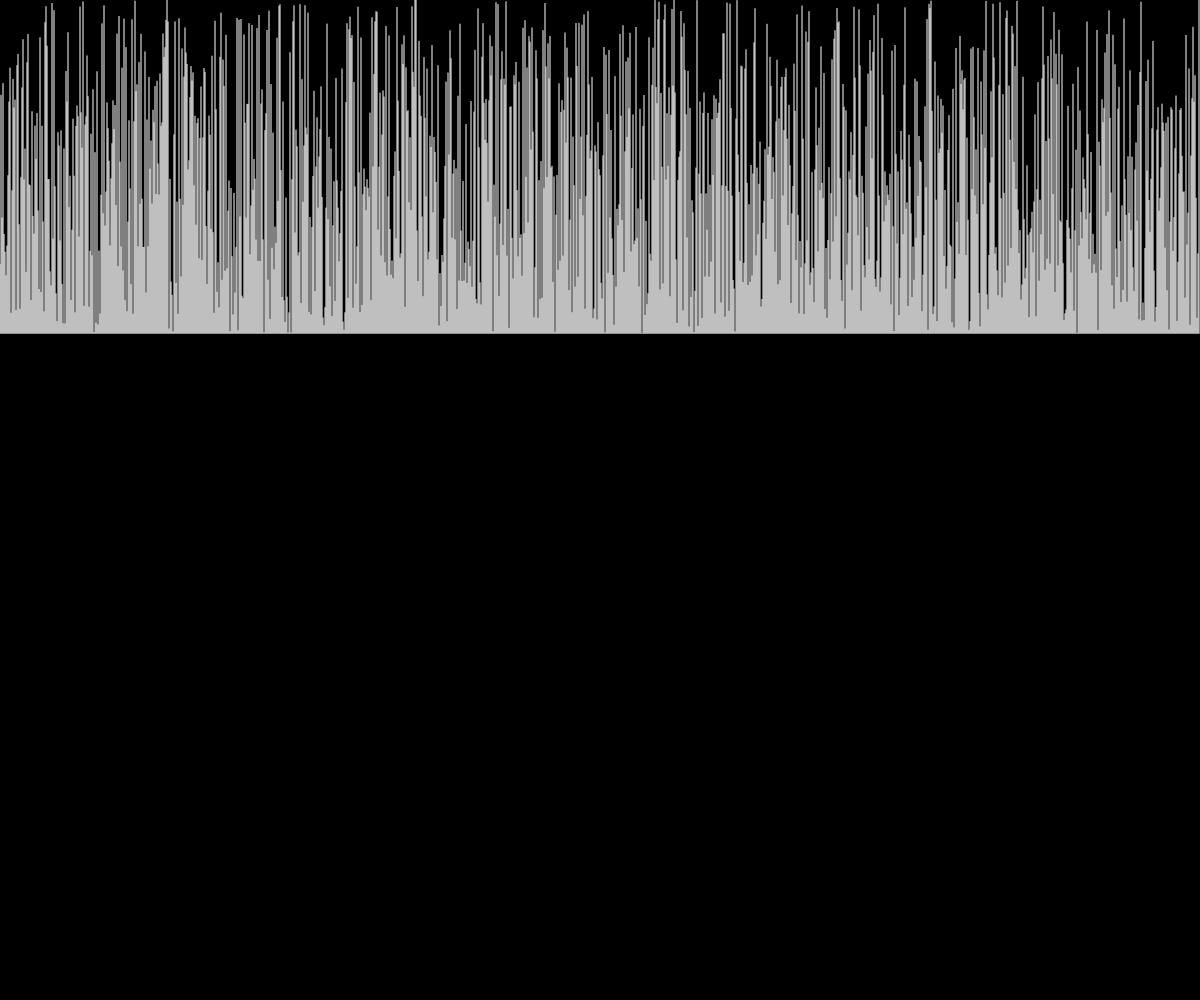
Frame 1 (no input)
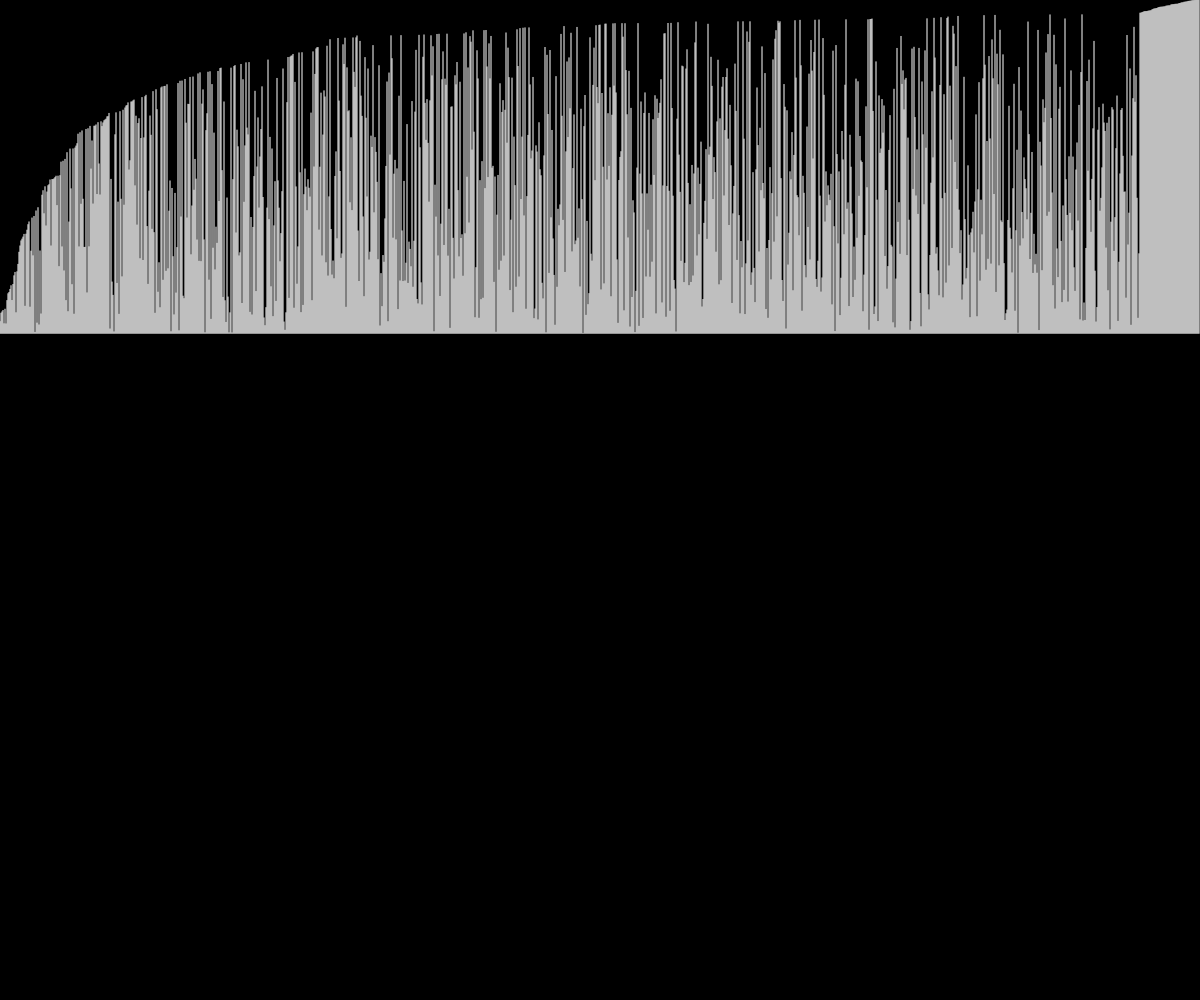
Frame 60 (no input)
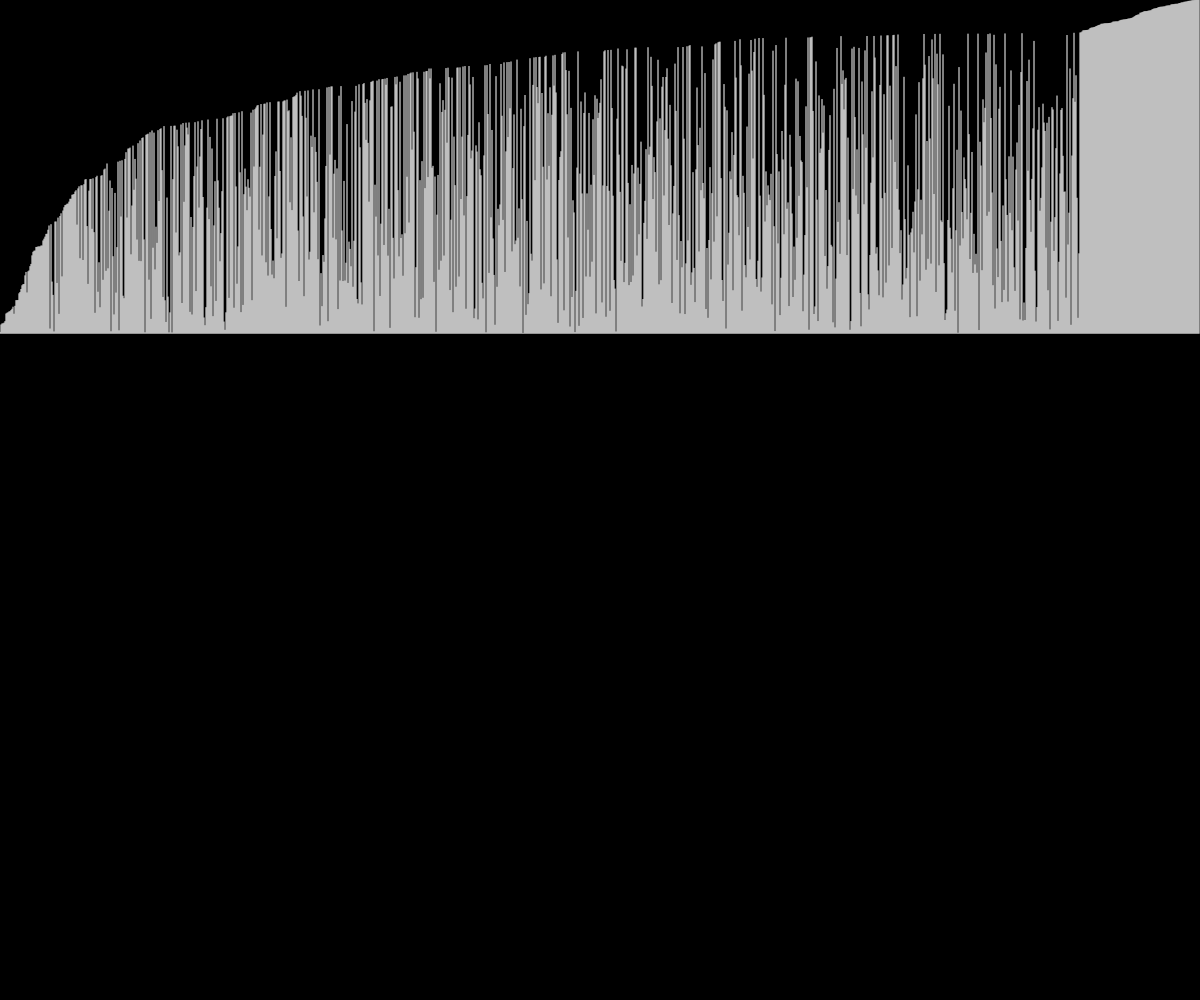
Frame 120 (the mouse pressed at the canvas centre since frame 60)

The p5.js sketch that drew these frames (run headless with seeded random() and noise() and a simulated clock; from frame 60 on, the mouse is pressed at the canvas centre):

// p5.js sketch
// ── sketch.js
let h = [];

let i = 0;
let j = 0;

function setup() {
  createCanvas(windowWidth, windowHeight);
  h = new Array(width);
  for (let i = 0; i < h.length; i++) {
    h[i] = random(height / 3);
    //values[i] = noise(i/100.0)*height;
  }
}

function draw() {
  background(0);

  if (i < h.length) {
    for (let j = 0; j < h.length - i - 1; j++) {
      let a = h[j];
      let b = h[j + 1];
      if (a > b) {
        swap(h, j, j + 1);
      }
    }
  } else {
    console.log("finished");
    noLoop();
  }
  i++;

  for (let i = 0; i < h.length; i++) {
    stroke(255);
    line(i, height / 3, i, height / 3 - h[i]);
    // noFill();
    // ellipse(i, height, height - h[i]);
  }
}

function swap(arr, a, b) {
  let temp = arr[a];
  arr[a] = arr[b];
  arr[b] = temp;
}
